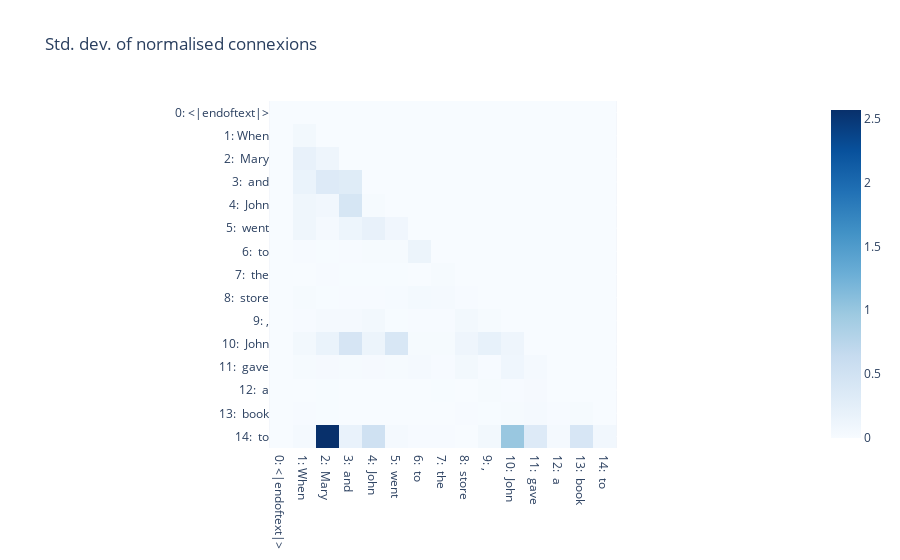

The notebook cell saved with this chart:
### Code cell
var = torch.stack(
    [attn_connectome(task.model, task.prompt, c, fill=0) for c in connectomes]
)
# var = var / torch.linalg.matrix_norm(var, keepdim=True)
var = var / var.max(dim=2, keepdim=True).values.max(dim=1, keepdim=True).values
px.imshow(
    var.std(0),
    x=task.pos_and_tokens(),
    y=task.pos_and_tokens(),
    color_continuous_scale="Blues",
    title="Std. dev. of normalised connexions",
)

### Figure 1 — Plotly figure (JSON) as saved in the notebook; plotly's stock layout.template omitted (floating-point values rounded to 4 significant figures; data arrays with more than 128 entries replaced by an {"elided": "..."} marker saying what was removed)
{"data": [{"coloraxis": "coloraxis", "hovertemplate": "x: %{x}<br>y: %{y}<br>color: %{z}<extra></extra>", "name": "0", "type": "heatmap", "x": ["0: <|endoftext|>", "1: When", "2:  Mary", "3:  and", "4:  John", "5:  went", "6:  to", "7:  the", "8:  store", "9: ,", "10:  John", "11:  gave", "12:  a", "13:  book", "14:  to"], "xaxis": "x", "y": ["0: <|endoftext|>", "1: When", "2:  Mary", "3:  and", "4:  John", "5:  went", "6:  to", "7:  the", "8:  store", "9: ,", "10:  John", "11:  gave", "12:  a", "13:  book", "14:  to"], "yaxis": "y", "z": {"elided": "15x15 float values"}}], "layout": {"coloraxis": {"colorscale": [[0, "rgb(247,251,255)"], [0.125, "rgb(222,235,247)"], [0.25, "rgb(198,219,239)"], [0.375, "rgb(158,202,225)"], [0.5, "rgb(107,174,214)"], [0.625, "rgb(66,146,198)"], [0.75, "rgb(33,113,181)"], [0.875, "rgb(8,81,156)"], [1, "rgb(8,48,107)"]]}, "title": {"text": "Std. dev. of normalised connexions"}, "xaxis": {"anchor": "y", "constrain": "domain", "domain": [0, 1], "scaleanchor": "y"}, "yaxis": {"anchor": "x", "autorange": "reversed", "constrain": "domain", "domain": [0, 1]}}}
